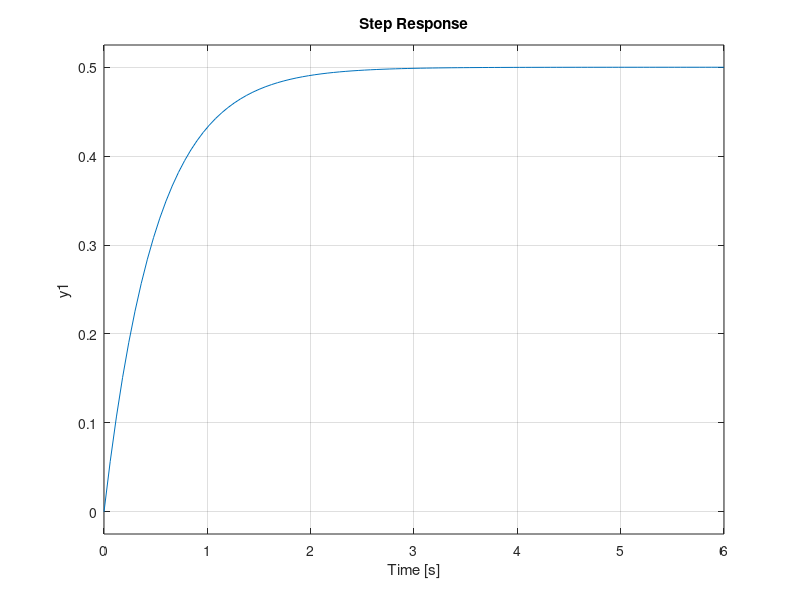

Here is the MATLAB script that generated this plot:
pkg load control;

% Pole placement methodology for plant stability
clc;

A = [0 1; 2 -1];
B = [1; 0];
C = [1 0];
D = 0;

sys = ss(A,B,C,D);
% unstable pole at 1
E = eig(A)

% move the pole to -1
P = [-1 -2]
K = place(A,B,P)

% calculate new closed loop A matrix (feeback state variables)
Acl = A - B*K;
Ecl = eig(Acl);

% create closed system loop object
sys_cl = ss(Acl,B,C,D);
step(sys_cl);
pause
